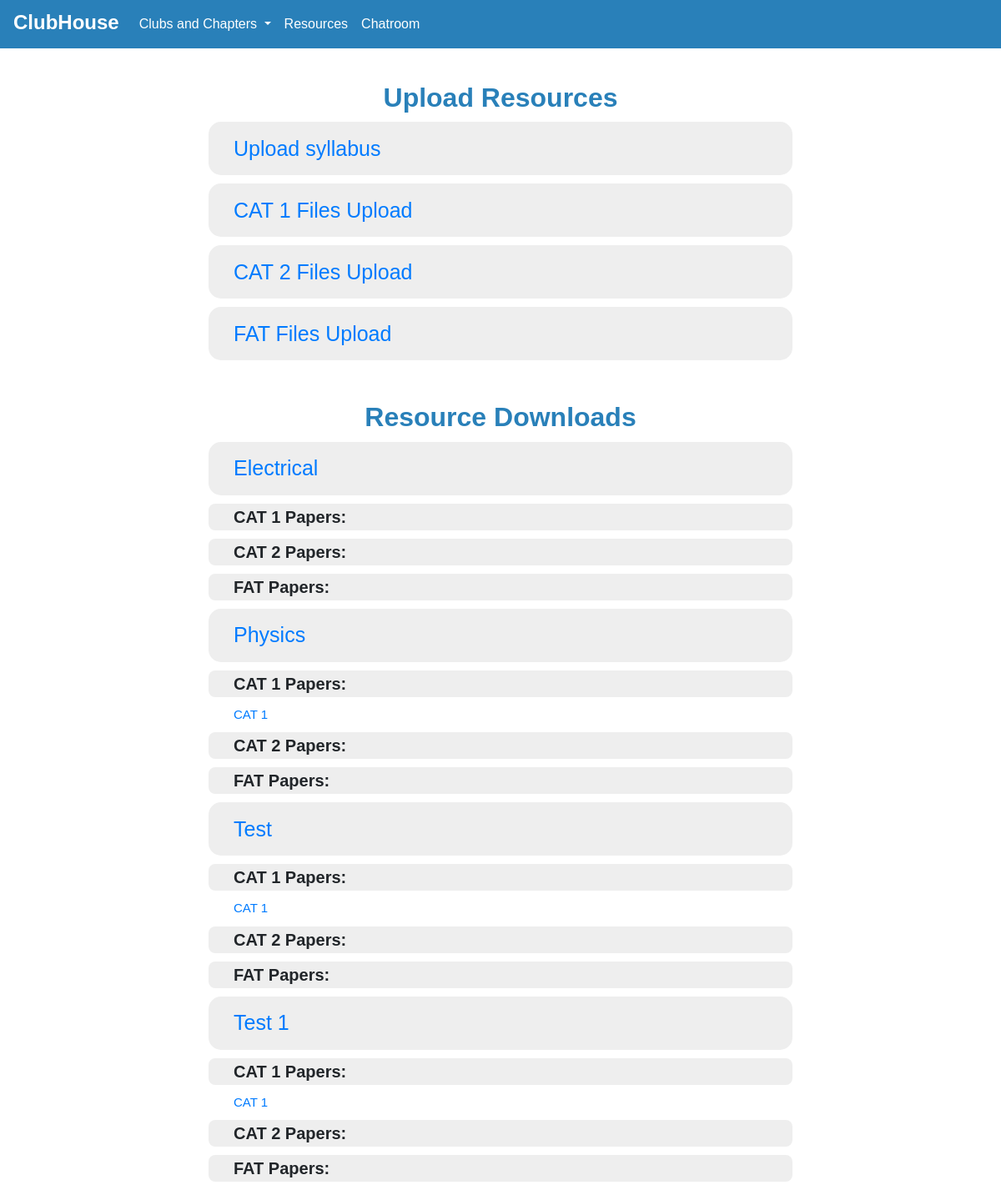
Page /resources/ on the committed database.
### resources/models.py (models this page shows, shortened)
class Subject(models.Model):
    course_code     = models.CharField(null=False, default='', max_length=200, primary_key=True)
    subject         = models.CharField(null=True, default='', max_length=200)
    date            = models.DateTimeField(auto_now_add=True, null=True)
    syll_file       = models.FileField(upload_to=path_and_rename_syllabus, default='', null=True, storage=gd_storage)
    syll_url        = models.URLField(default='', null=True, blank=True)
    def __str__(self):
        return self.course_code

class CAT1files(models.Model):
    course          = models.ForeignKey(Subject, on_delete=models.CASCADE, null=True)
    cat_1           = models.FileField(upload_to=path_and_rename_cat1, default='', null=True, storage=gd_storage)
    cat_1_url       = models.URLField(default='', null=True, blank=True)
    date            = models.DateTimeField(auto_now_add=True, null=True)
    class Meta:
        verbose_name = 'CAT 1 File'
        verbose_name_plural = 'CAT 1 Files'

### resources/views.py (the view)
# urls.py: path('', views.index, name='index'),
def index(request):
    objects1 = Subject.objects.all()
    objects2 = CAT1files.objects.all()
    objects3 = CAT2files.objects.all()
    objects4 = FATfiles.objects.all()
    param = {'objects1':objects1, 'objects2':objects2, 'objects3': objects3, 'objects4': objects4}
    return render(request, 'resources/index.html',param)

### resources/templates/resources/index.html (shortened to what this page needs)
<!DOCTYPE html>
<html lang="en">
<head>
    <link rel="stylesheet" href="https://stackpath.bootstrapcdn.com/bootstrap/4.5.0/css/bootstrap.min.css"
>
    <link rel="stylesheet" href="//code.jquery.com/ui/1.12.1/themes/base/jquery-ui.css">
</head>
<body>
    <nav class="navbar navbar-expand-lg navbar-light bg-light sticky-top"
        style='color: white !important; background-color: #2980B9!important;'>
        <a class=" navbar-brand" style="color:white; font-weight: 800; font-size: 1.5rem; padding-top: 1px;"
            href="/">ClubHouse</a>
        <div class="collapse navbar-collapse" id="navbarSupportedContent">
            <ul class="navbar-nav mr-auto">
                <li class="nav-item dropdown">
                    <a class="nav-link dropdown-toggle" style="color:white" href="#" id="navbarDropdown" role="button"
                        data-toggle="dropdown" aria-haspopup="true" aria-expanded="false">
                        Clubs and Chapters
                    </a>
                </li>
                <li class="nav-item">
                    <a class="nav-link" href="/resources/" style="color:white">Resources</a>
                </li>
                <li class="nav-item">
                    <a class="nav-link" style="color:white" href="/chatroom/">Chatroom</a>
                </li>
            </ul>
        </div>
        {% if user.is_authenticated %}
        {% load i18n %}
        {% endif %}
    </nav>
    <h2 style='text-align: center; color: #2980b9; font-weight: 800; margin-top: 40px;'>Upload Resources</h2>
    <div class="container">
        <div class="lis">
            <a href="uploadsyll">Upload syllabus</a>
        </div>
        <div class="lis">
            <a href="uploadcat1">CAT 1 Files Upload</a>
        </div>
        <div class="lis">
            <a href="uploadcat2">CAT 2 Files Upload</a>
        </div>
        <div class="lis">
            <a href="uploadfat">FAT Files Upload</a>
        </div>
    </div><br>
    <h2 style='text-align: center; color: #2980b9; font-weight: 800; margin-top: 15px;'>Resource Downloads</h2>
    <div class="container">
        {% for i in objects1 %}
        {% if forloop.counter == 1 %}
        {% else %}
        <a href="{{i.syll_url}}" class='lis' style='font-size:25px;'>{{i.subject}}</a>
        <h5 class='lis1' style='font-weight: 800; height: 2rem;'>CAT 1 Papers:</h5>
        {% for j in objects2 %}
        {% if j.course == i %}
        <a href="{{j.cat_1_url}}" class='lis1' style='font-size: 15px; background-color: white;'>CAT 1</a>
        {% endif %}
        {% endfor %}
        <h5 class='lis1' style='font-weight: 800; height: 2rem;'>CAT 2 Papers:</h5>
        <h5 class='lis1' style='font-weight: 800; height: 2rem;'>FAT Papers:</h5>
        {% endif %}
        {% endfor %}
    </div>
</body>
</html>

### resources/templates/resources/index.html (style rules this page uses)
body { font-family: 'Epilogue', sans-serif; }
.collapse { transition-delay: 1s; }
.lis { border-radius: 15px; display: flex; width: 700px; justify-content: center; align-content: center; flex-direction: column; background-color: #eeeeee; margin: 10px auto; padding-left: 30px; height: 4rem; font-size: 25px; }
.lis1 { border-radius: 8px; display: flex; width: 700px; justify-content: center; align-content: center; flex-direction: column; background-color: #eeeeee; margin: 10px auto; padding-left: 30px; }

### rows in the picture
Subject: subject "Electrical"
Subject: subject "Physics"
Subject: subject "Test"
Subject: subject "Test 1"
